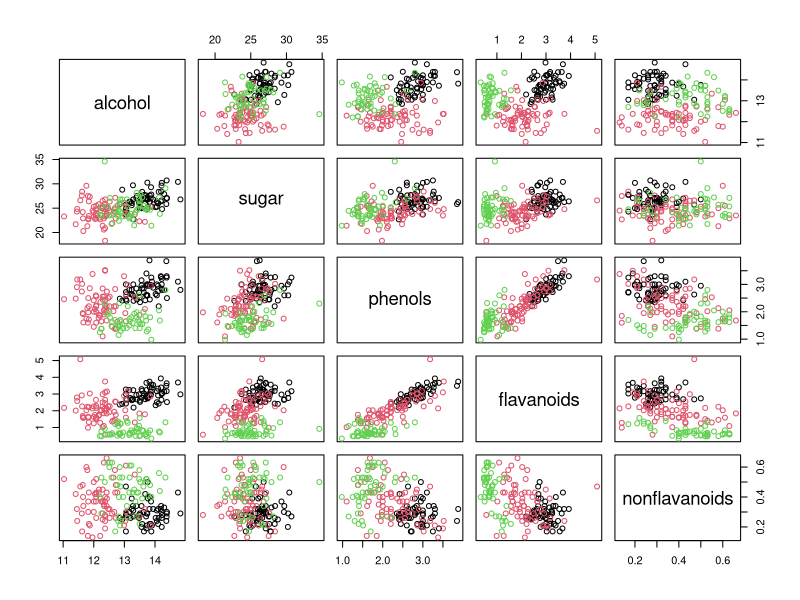
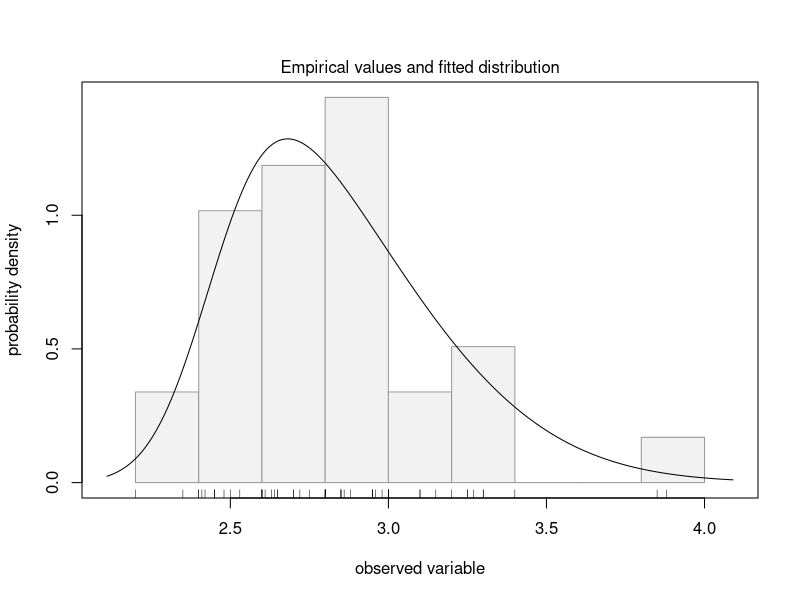
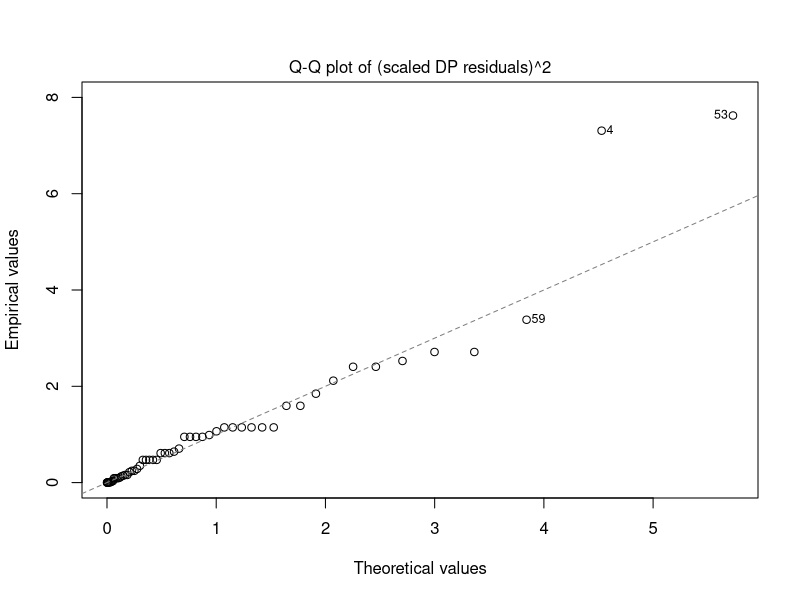
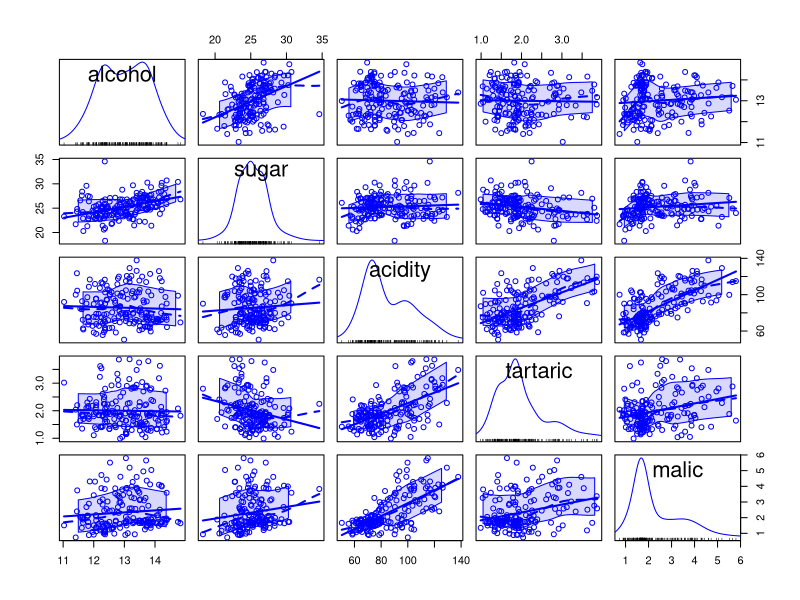

These charts were generated, in order, by the following R code: (Note: this script raises an error after producing the figures.)
################################################################################
library(sn)
data(wines)
pairs(wines[,c(2,3,16:18)], col=as.numeric(wines$wine))
code <- substr(rownames(wines), 1, 3)
table(wines$wine, code)
year <- as.numeric(substr(rownames(wines), 6, 7))
table(wines$wine, year)
################################################################################
olo.ph <- wines[wines$wine=="Barolo", "phenols"]
fit <- selm(olo.ph ~ 1, family="SN")
plot(fit, which=2:3)
################################################################################
library("car")
scatterplotMatrix(wines[2:6])
text(wine$`Fixed Acidity`, wine$`Tartaric Acid`, wine$Type, cex=0.7, pos=4, col="red")
makeProfilePlot <- function(mylist,names)
{
  require(RColorBrewer)
  # find out how many variables we want to include
  numvariables <- length(mylist)
  # choose 'numvariables' random colours
  colours <- brewer.pal(numvariables,"Set1")
  # find out the minimum and maximum values of the variables:
  mymin <- 1e+20
  mymax <- 1e-20
  for (i in 1:numvariables)
  {
    vectori <- mylist[[i]]
    mini <- min(vectori)
    maxi <- max(vectori)
    if (mini < mymin) { mymin <- mini }
    if (maxi > mymax) { mymax <- maxi }
  }
  # plot the variables
  for (i in 1:numvariables)
  {
    vectori <- mylist[[i]]
    namei <- names[i]
    colouri <- colours[i]
    if (i == 1) { plot(vectori,col=colouri,type="l",ylim=c(mymin,mymax)) }
    else         { points(vectori, col=colouri,type="l")                                     }
    lastxval <- length(vectori)
    lastyval <- vectori[length(vectori)]
    text((lastxval-10),(lastyval),namei,col="black",cex=0.6)
  }
}
library(RColorBrewer)
names <- colnames(wine[,c(2:6)])
mylist <- list(wine$Alcohol,wine$`Sugar-free Extract`,wine$`Fixed Acidity`,wine$`Tartaric Acid`,wine$`Malic Acid`)
makeProfilePlot(mylist,names)
sapply(wine[2:28],mean)
sapply(wine[2:28],sd)
cultivar2wine <- wine[wine$Type=="2",]
sapply(cultivar2wine[2:28],mean)
printMeanAndSdByGroup <- function(variables,groupvariable)
{
  # find the names of the variables
  variablenames <- c(names(groupvariable),names(as.data.frame(variables)))
  # within each group, find the mean of each variable
  groupvariable <- groupvariable[,1] # ensures groupvariable is not a list
  means <- aggregate(as.matrix(variables) ~ groupvariable, FUN = mean)
  names(means) <- variablenames
  print(paste("Means:"))
  print(means)
  # within each group, find the standard deviation of each variable:
  sds <- aggregate(as.matrix(variables) ~ groupvariable, FUN = sd)
  names(sds) <- variablenames
  print(paste("Standard deviations:"))
  print(sds)
  # within each group, find the number of samples:
  samplesizes <- aggregate(as.matrix(variables) ~ groupvariable, FUN = length)
  names(samplesizes) <- variablenames
  print(paste("Sample sizes:"))
  print(samplesizes)
}
printMeanAndSdByGroup(wine[2:28],wine[1])
calcWithinGroupsVariance <- function(variable,groupvariable)
{
  # find out how many values the group variable can take
  groupvariable2 <- as.factor(groupvariable[[1]])
  levels <- levels(groupvariable2)
  numlevels <- length(levels)
  # get the mean and standard deviation for each group:
  numtotal <- 0
  denomtotal <- 0
  for (i in 1:numlevels)
  {
    leveli <- levels[i]
    levelidata <- variable[groupvariable==leveli,]
    levelilength <- length(levelidata)
    # get the standard deviation for group i:
    sdi <- sd(levelidata)
    numi <- (levelilength - 1)*(sdi * sdi)
    denomi <- levelilength
    numtotal <- numtotal + numi
    denomtotal <- denomtotal + denomi
  }
  # calculate the within-groups variance
  Vw <- numtotal / (denomtotal - numlevels)
  return(Vw)
}
calcWithinGroupsVariance(wine[2],wine[1])
calcBetweenGroupsVariance <- function(variable,groupvariable)
{
  # find out how many values the group variable can take
  groupvariable2 <- as.factor(groupvariable[[1]])
  levels <- levels(groupvariable2)
  numlevels <- length(levels)
  # calculate the overall grand mean:
  grandmean <- mean(variable)
  # get the mean and standard deviation for each group:
  numtotal <- 0
  denomtotal <- 0
  for (i in 1:numlevels)
  {
    leveli <- levels[i]
    levelidata <- variable[groupvariable==leveli,]
    levelilength <- length(levelidata)
    # get the mean and standard deviation for group i:
    meani <- mean(levelidata)
    sdi <- sd(levelidata)
    numi <- levelilength * ((meani - grandmean)^2)
    denomi <- levelilength
    numtotal <- numtotal + numi
    denomtotal <- denomtotal + denomi
  }
  # calculate the between-groups variance
  Vb <- numtotal / (numlevels - 1)
  Vb <- Vb[[1]]
  return(Vb)
}
calcBetweenGroupsVariance(wine[2],wine[1])
calcSeparations <- function(variables,groupvariable)
{
  # find out how many variables we have
  variables <- as.data.frame(variables)
  numvariables <- length(variables)
  # find the variable names
  variablenames <- colnames(variables)
  # calculate the separation for each variable
  for (i in 1:numvariables)
  {
    variablei <- variables[i]
    variablename <- variablenames[i]
    Vw <- calcWithinGroupsVariance(variablei, groupvariable)
    Vb <- calcBetweenGroupsVariance(variablei, groupvariable)
    sep <- Vb/Vw
    print(paste("variable",variablename,"Vw=",Vw,"Vb=",Vb,"separation=",sep))
  }
}
calcSeparations(wine[2:14],wine[1])
calcWithinGroupsCovariance <- function(variable1,variable2,groupvariable)
{
  # find out how many values the group variable can take
  groupvariable2 <- as.factor(groupvariable[[1]])
  levels <- levels(groupvariable2)
  numlevels <- length(levels)
  # get the covariance of variable 1 and variable 2 for each group:
  Covw <- 0
  for (i in 1:numlevels)
  {
    leveli <- levels[i]
    levelidata1 <- variable1[groupvariable==leveli,]
    levelidata2 <- variable2[groupvariable==leveli,]
    mean1 <- mean(levelidata1)
    mean2 <- mean(levelidata2)
    levelilength <- length(levelidata1)
    # get the covariance for this group:
    term1 <- 0
    for (j in 1:levelilength)
    {
      term1 <- term1 + ((levelidata1[j] - mean1)*(levelidata2[j] - mean2))
    }
    Cov_groupi <- term1 # covariance for this group
    Covw <- Covw + Cov_groupi
  }
  totallength <- nrow(variable1)
  Covw <- Covw / (totallength - numlevels)
  return(Covw)
}
calcWithinGroupsCovariance(wine[8],wine[11],wine[1])
calcBetweenGroupsCovariance <- function(variable1,variable2,groupvariable)
{
  # find out how many values the group variable can take
  groupvariable2 <- as.factor(groupvariable[[1]])
  levels <- levels(groupvariable2)
  numlevels <- length(levels)
  # calculate the grand means
  variable1mean <- mean(variable1)
  variable2mean <- mean(variable2)
  # calculate the between-groups covariance
  Covb <- 0
  for (i in 1:numlevels)
  {
    leveli <- levels[i]
    levelidata1 <- variable1[groupvariable==leveli,]
    levelidata2 <- variable2[groupvariable==leveli,]
    mean1 <- mean(levelidata1)
    mean2 <- mean(levelidata2)
    levelilength <- length(levelidata1)
    term1 <- (mean1 - variable1mean)*(mean2 - variable2mean)*(levelilength)
    Covb <- Covb + term1
  }
  Covb <- Covb / (numlevels - 1)
  Covb <- Covb[[1]]
  return(Covb)
}
calcBetweenGroupsCovariance(wine[8],wine[11],wine[1])
cor.test(wine$alcohol, wine$sugar)
mosthighlycorrelated <- function(mydataframe,numtoreport)
{
  # find the correlations
  cormatrix <- cor(mydataframe)
  # set the correlations on the diagonal or lower triangle to zero,
  # so they will not be reported as the highest ones:
  diag(cormatrix) <- 0
  cormatrix[lower.tri(cormatrix)] <- 0
  # flatten the matrix into a dataframe for easy sorting
  fm <- as.data.frame(as.table(cormatrix))
  # assign human-friendly names
  names(fm) <- c("First.Variable", "Second.Variable","Correlation")
  # sort and print the top n correlations
  head(fm[order(abs(fm$Correlation),decreasing=T),],n=numtoreport)
}
mosthighlycorrelated(wine[2:14], 10)
standardisedconcentrations <- as.data.frame(scale(wine[2:28]))
sapply(standardisedconcentrations,mean)
sapply(standardisedconcentrations,sd)
standardisedconcentrations <- as.data.frame(scale(wine[2:28]))
wine.pca <- prcomp(standardisedconcentrations)
summary(wine.pca)
wine.pca$sdev
sum((wine.pca$sdev)^2)
screeplot(wine.pca, type="lines")
(wine.pca$sdev)^2
wine.pca$rotation[,1]
sum((wine.pca$rotation[,1])^2)
calcpc <- function(variables,loadings)
{
  # find the number of samples in the data set
  as.data.frame(variables)
  numsamples <- nrow(variables)
  # make a vector to store the component
  pc <- numeric(numsamples)
  # find the number of variables
  numvariables <- length(variables)
  # calculate the value of the component for each sample
  for (i in 1:numsamples)
  {
    valuei <- 0
    for (j in 1:numvariables)
    {
      valueij <- variables[i,j]
      loadingj <- loadings[j]
      valuei <- valuei + (valueij * loadingj)
    }
    pc[i] <- valuei
  }
  return(pc)
}
calcpc(standardisedconcentrations, wine.pca$rotation[,1])
wine.pca$x[,1]
wine.pca$rotation[,2]
sum((wine.pca$rotation[,2])^2)
plot(wine.pca$x[,1],wine.pca$x[,2])
text(wine.pca$x[,1],wine.pca$x[,2], wine$wine, cex=0.7, pos=4, col="red")
printMeanAndSdByGroup(standardisedconcentrations,wine[1])
library("MASS")
wine.lda <- lda(as.factor(wine) ~ ., data = wine)
wine.lda
wine.lda$scaling[,1]
calclda <- function(variables,loadings)
{
  # find the number of samples in the data set
  as.data.frame(variables)
  numsamples <- nrow(variables)
  # make a vector to store the discriminant function
  ld <- numeric(numsamples)
  # find the number of variables
  numvariables <- length(variables)
  # calculate the value of the discriminant function for each sample
  for (i in 1:numsamples)
  {
    valuei <- 0
    for (j in 1:numvariables)
    {
      valueij <- variables[i,j]
      loadingj <- loadings[j]
      valuei <- valuei + (valueij * loadingj)
    }
    ld[i] <- valuei
  }
  # standardise the discriminant function so that its mean value is 0:
  ld <- as.data.frame(scale(ld, center=TRUE, scale=FALSE))
  ld <- ld[[1]]
  return(ld)
}
calclda(wine[2:28], wine.lda$scaling[,1])
wine.lda.values <- predict(wine.lda, wine[2:28])
wine.lda.values$x[,1]
groupStandardise <- function(variables, groupvariable)
{
  # find out how many variables we have
  variables <- as.data.frame(variables)
  numvariables <- length(variables)
  # find the variable names
  variablenames <- colnames(variables)
  # calculate the group-standardised version of each variable
  for (i in 1:numvariables)
  {
    variablei <- variables[i]
    variablei_name <- variablenames[i]
    variablei_Vw <- calcWithinGroupsVariance(variablei, groupvariable)
    variablei_mean <- mean(variablei)
    variablei_new <- (variablei - variablei_mean)/(sqrt(variablei_Vw))
    data_length <- nrow(variablei)
    if (i == 1) { variables_new <- data.frame(row.names=seq(1,data_length)) }
    variables_new[`variablei_name`] <- variablei_new
  }
  return(variables_new)
}
groupstandardisedconcentrations <- groupStandardise(wine[2:28], wine[1])
wine.lda2 <- lda(wine$V1 ~ groupstandardisedconcentrations$V2 + groupstandardisedconcentrations$V3 +
                   groupstandardisedconcentrations$V4 + groupstandardisedconcentrations$V5 +
                   groupstandardisedconcentrations$V6 + groupstandardisedconcentrations$V7 +
                   groupstandardisedconcentrations$V8 + groupstandardisedconcentrations$V9 +
                   groupstandardisedconcentrations$V10 + groupstandardisedconcentrations$V11 +
                   groupstandardisedconcentrations$V12 + groupstandardisedconcentrations$V13 +
                   groupstandardisedconcentrations$V14)
wine.lda2
wine.lda.values <- predict(wine.lda, wine[2:14])
wine.lda.values$x[,1]
wine.lda.values2 <- predict(wine.lda2, groupstandardisedconcentrations)
wine.lda.values2$x[,1] # values for the first discriminant function, using the standardised data
wine.lda.values <- predict(wine.lda, standardisedconcentrations)
calcSeparations(wine.lda.values$x,wine[1])
wine.lda
(wine.lda$svd)^2
ldahist(data = wine.lda.values$x[,1], g=wine$V1)
ldahist(data = wine.lda.values$x[,2], g=wine$V1)
plot(wine.lda.values$x[,1],wine.lda.values$x[,2]) # make a scatterplot
text(wine.lda.values$x[,1],wine.lda.values$x[,2],wine$V1,cex=0.7,pos=4,col="red") # add labels
printMeanAndSdByGroup(wine.lda.values$x,wine[1])
calcAllocationRuleAccuracy <- function(ldavalue, groupvariable, cutoffpoints)
{
  # find out how many values the group variable can take
  groupvariable2 <- as.factor(groupvariable[[1]])
  levels <- levels(groupvariable2)
  numlevels <- length(levels)
  # calculate the number of true positives and false negatives for each group
  numlevels <- length(levels)
  for (i in 1:numlevels)
  {
    leveli <- levels[i]
    levelidata <- ldavalue[groupvariable==leveli]
    # see how many of the samples from this group are classified in each group
    for (j in 1:numlevels)
    {
      levelj <- levels[j]
      if (j == 1)
      {
        cutoff1 <- cutoffpoints[1]
        cutoff2 <- "NA"
        results <- summary(levelidata <= cutoff1)
      }
      else if (j == numlevels)
      {
        cutoff1 <- cutoffpoints[(numlevels-1)]
        cutoff2 <- "NA"
        results <- summary(levelidata > cutoff1)
      }
      else
      {
        cutoff1 <- cutoffpoints[(j-1)]
        cutoff2 <- cutoffpoints[(j)]
        results <- summary(levelidata > cutoff1 & levelidata <= cutoff2)
      }
      trues <- results["TRUE"]
      trues <- trues[[1]]
      print(paste("Number of samples of group",leveli,"classified as group",levelj," : ",
                  trues,"(cutoffs:",cutoff1,",",cutoff2,")"))
    }
  }
}
calcAllocationRuleAccuracy(wine.lda.values$x[,1], wine[1], c(-1.751107, 2.122505))
##########



makeProfilePlot <- function(mylist,names)
{
  require(RColorBrewer)
  numvariables <- length(mylist)
  colours <- brewer.pal(numvariables,"Set1")
  mymin <- 1e+20
  mymax <- 1e-20
  for (i in 1:numvariables)
  {
    vectori <- mylist[[i]]
    mini <- min(vectori)
    maxi <- max(vectori)
    if (mini < mymin) { mymin <- mini }
    if (maxi > mymax) { mymax <- maxi }
  }
  for (i in 1:numvariables)
  {
    vectori <- mylist[[i]]
    namei <- names[i]
    colouri <- colours[i]
    if (i == 1) {
      #View(as.data.frame(vectori))
      #plot(vectori,col=colouri,type="l",ylim=c(mymin,mymax),main='')
      varPlot <- ggplot(data=as.data.frame(vectori),aes(x=vectori), colour = colouri)
      varPlot
    } else {
      varPlot +
        geom_point(data=as.data.frame(vectori),color=colouri)
      }
    lastxval <- length(vectori)
    lastyval <- vectori[length(vectori)]
    #text((lastxval),(lastyval),namei,col="black",cex=0.8)

    return(varPlot)
  }
}
names <- colnames(wines[,c(2:5)])
mylist <- as.list(wines[,c(2:5)])
makeProfilePlot(mylist,names)
